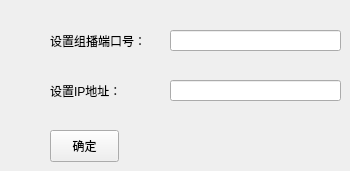
            <widget class="QWidget" name="tab_2">
             <attribute name="title">
              <string>仿真激励</string>
             </attribute>
             <widget class="QLineEdit" name="port_Edit">
              <property name="geometry">
               <rect>
                <x>170</x>
                <y>30</y>
                <width>171</width>
                <height>21</height>
               </rect>
              </property>
             </widget>
             <widget class="QLabel" name="label_21">
              <property name="geometry">
               <rect>
                <x>50</x>
                <y>30</y>
                <width>101</width>
                <height>21</height>
               </rect>
              </property>
              <property name="text">
               <string>设置组播端口号：</string>
              </property>
             </widget>
             <widget class="QLineEdit" name="ip_Edit">
              <property name="geometry">
               <rect>
                <x>170</x>
                <y>80</y>
                <width>171</width>
                <height>21</height>
               </rect>
              </property>
              <property name="text">
               <string/>
              </property>
             </widget>
             <widget class="QPushButton" name="bind_btn">
              <property name="geometry">
               <rect>
                <x>50</x>
                <y>130</y>
                <width>69</width>
                <height>32</height>
               </rect>
              </property>
              <property name="text">
               <string>确定</string>
              </property>
             </widget>
             <widget class="QLabel" name="label_22">
              <property name="geometry">
               <rect>
                <x>50</x>
                <y>80</y>
                <width>111</width>
                <height>21</height>
               </rect>
              </property>
              <property name="text">
               <string>设置IP地址：</string>
              </property>
             </widget>
            </widget>
